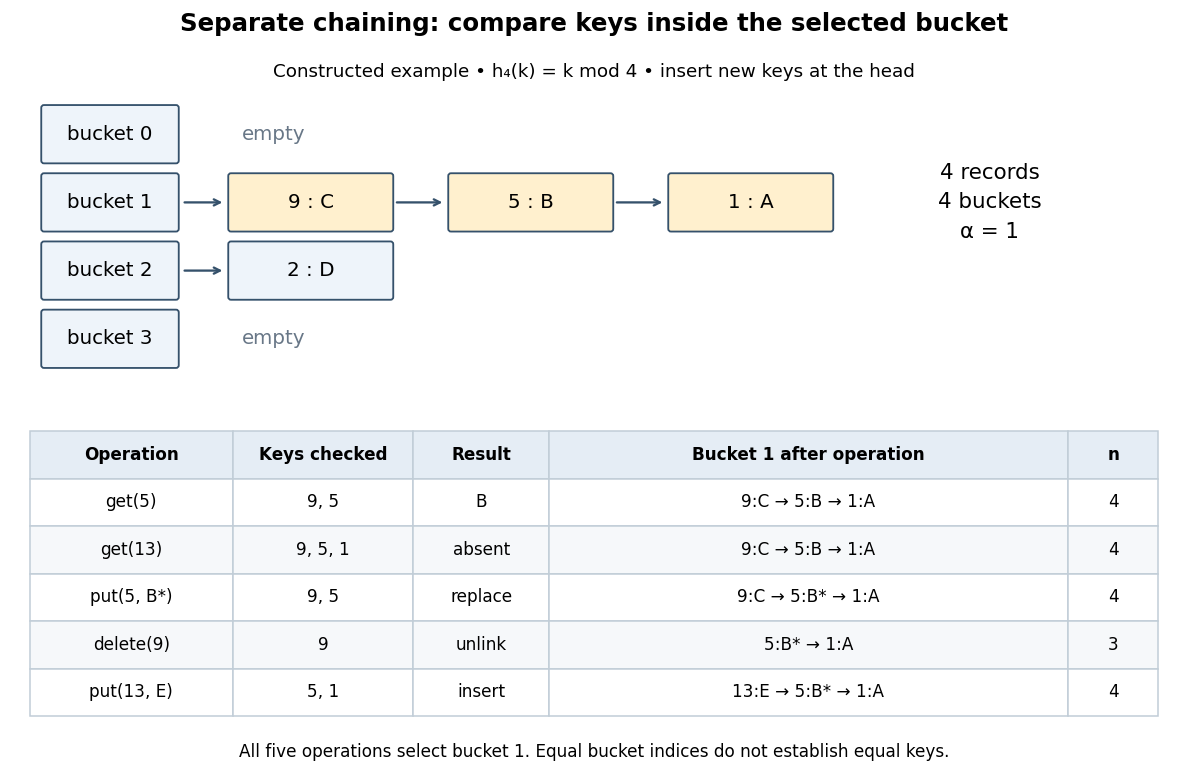

The Python source for this figure:
"""Draw a deterministic separate-chaining example; write the PNG to CWD.

Tested with Python 3.14, matplotlib 3.10.7, and numpy 2.3.5.
Run from _media with MPLBACKEND=Agg and a writable MPLCONFIGDIR.
"""

from pathlib import Path

import matplotlib.pyplot as plt
from matplotlib.patches import FancyBboxPatch


def box(ax, x, y, width, text, color="#eef4fa"):
    ax.add_patch(FancyBboxPatch((x, y), width, 0.48,
                              boxstyle="round,pad=0.025", facecolor=color,
                              edgecolor="#35516b", linewidth=1.2))
    ax.text(x + width / 2, y + 0.24, text, ha="center", va="center", fontsize=13)


def main():
    records = [(1, "A"), (5, "B"), (9, "C"), (2, "D")]
    buckets = [[] for _ in range(4)]
    for key, value in records:
        buckets[key % 4].insert(0, (key, value))
    assert buckets == [[], [(9, "C"), (5, "B"), (1, "A")], [(2, "D")], []]

    fig, ax = plt.subplots(figsize=(10.8, 7), dpi=110)
    fig.patch.set_facecolor("white")
    ax.set_facecolor("white")
    ax.set(xlim=(0, 10.8), ylim=(0, 7))
    ax.axis("off")
    ax.text(5.4, 6.72, "Separate chaining: compare keys inside the selected bucket",
            ha="center", fontsize=16, weight="bold")
    ax.text(5.4, 6.3, "Constructed example • h₄(k) = k mod 4 • insert new keys at the head",
            ha="center", fontsize=12)
    for i, chain in enumerate(buckets):
        y = 5.54 - i * 0.62
        box(ax, 0.4, y, 1.2, f"bucket {i}")
        if not chain:
            ax.text(2.2, y + 0.24, "empty", va="center", fontsize=13, color="#687787")
        for j, (key, value) in enumerate(chain):
            x = 2.1 + j * 2
            ax.annotate("", xy=(x - 0.05, y + 0.24),
                        xytext=(1.65 if j == 0 else x - 0.52, y + 0.24),
                        arrowprops=dict(arrowstyle="->", color="#35516b", lw=1.5))
            box(ax, x, y, 1.45, f"{key} : {value}", "#fff0ce" if i == 1 else "#eef4fa")
    ax.text(9.0, 5.16, "4 records\n4 buckets\nα = 1", ha="center", va="center",
            fontsize=14, linespacing=1.6)

    rows = [
        ["get(5)", "9, 5", "B", "9:C → 5:B → 1:A", "4"],
        ["get(13)", "9, 5, 1", "absent", "9:C → 5:B → 1:A", "4"],
        ["put(5, B*)", "9, 5", "replace", "9:C → 5:B* → 1:A", "4"],
        ["delete(9)", "9", "unlink", "5:B* → 1:A", "3"],
        ["put(13, E)", "5, 1", "insert", "13:E → 5:B* → 1:A", "4"],
    ]
    table = ax.table(cellText=rows,
                     colLabels=["Operation", "Keys checked", "Result", "Bucket 1 after operation", "n"],
                     colWidths=[0.18, 0.16, 0.12, 0.46, 0.08],
                     bbox=[0.025, 0.07, 0.95, 0.37], cellLoc="center")
    table.auto_set_font_size(False)
    table.set_fontsize(11)
    for (row, col), cell in table.get_celld().items():
        cell.set_edgecolor("#c1cdd7")
        cell.set_facecolor("#e5edf5" if row == 0 else ("white" if row % 2 else "#f6f8fa"))
        if row == 0:
            cell.set_text_props(weight="bold")
    ax.text(5.4, 0.12, "All five operations select bucket 1. Equal bucket indices do not establish equal keys.",
            ha="center", fontsize=11)
    fig.subplots_adjust(left=0, right=1, bottom=0, top=1)
    fig.savefig(Path.cwd() / (Path(__file__).stem + ".png"), facecolor="white")
    plt.close(fig)


if __name__ == "__main__":
    main()
